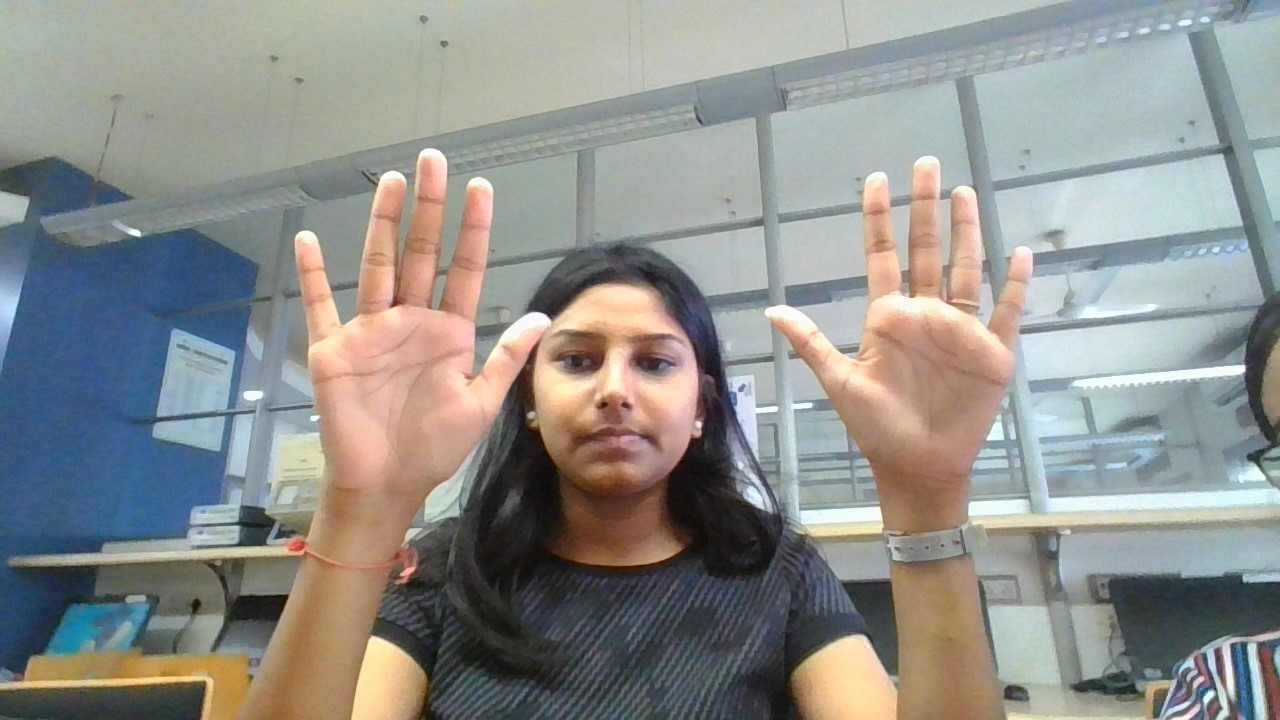
#> input picture Implementation/jpgtest.jpg, 1280 x 720 px; its folder holds only this picture in this run
$ python -i 'skin segmentation.py'   (imports and definitions only)
#> lines starting #> are read from the running program, lines starting #| are printed output that depends on the picture; after the words box and inside, x2 and y2 are one past the last pixel; in counts of white or black regions, pixels touching at a corner belong together
#> further down, picture is the input picture: shape (720, 1280, 3); mean B, G, R 140.3, 144.1, 143.3
import os
import glob
import cv2
import numpy as np
import imutils

#FUNCTION: return skin segmented images
def skin_segmentation(image):
    # define the upper and lower boundaries of the HSV pixel
    # intensities to be considered 'skin'
    lower = np.array([0, 48, 80], dtype = "uint8")
    upper = np.array([20, 255, 255], dtype = "uint8")

    # resize the frame, convert it to the HSV color space,
    # and determine the HSV pixel intensities that fall into
    # the speicifed upper and lower boundaries
    frame = imutils.resize(image, width = 400)
    converted = cv2.cvtColor(frame, cv2.COLOR_BGR2HSV)
#> converted: shape (225, 400, 3); mean H, S, V 65.9, 51.8, 157.9
    skinMask = cv2.inRange(converted, lower, upper)
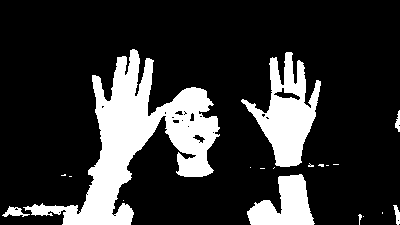
#> skinMask: shape (225, 400); 19.6% white; 19 white regions (12 under 20 px), largest, box (x1, y1, x2, y2) and area: (23, 49, 220, 225) 11148, (241, 52, 321, 167) 4085, (247, 174, 315, 225) 2063
    # apply a series of erosions and dilations to the mask
    # using an elliptical kernel
    kernel = cv2.getStructuringElement(cv2.MORPH_ELLIPSE, (11, 11))
    skinMask = cv2.erode(skinMask, kernel, iterations = 2)
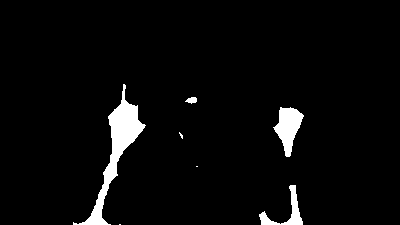
#> skinMask: shape (225, 400); 3.8% white; 7 white regions (3 under 20 px), largest, box (x1, y1, x2, y2) and area: (73, 84, 146, 225) 2059, (273, 107, 304, 157) 819, (259, 185, 303, 225) 478, (185, 97, 197, 104) 56
    skinMask = cv2.dilate(skinMask, kernel, iterations = 2)
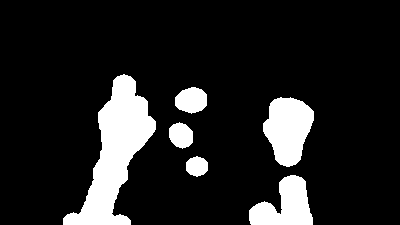
#> skinMask: shape (225, 400); 13.1% white; 6 white regions, box (x1, y1, x2, y2) and area: (63, 74, 156, 225) 5821, (263, 97, 314, 167) 2473, (249, 175, 313, 225) 1968, (175, 87, 207, 114) 658, (169, 122, 193, 149) 489, (186, 156, 208, 177) 354
    # blur the mask to help remove noise, then apply the
    # mask to the frame
    skinMask = cv2.GaussianBlur(skinMask, (3, 3), 0)
    skin = cv2.bitwise_and(frame, frame, mask = skinMask)
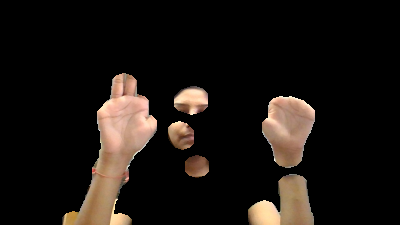
#> skin: shape (225, 400, 3); mean B, G, R 17.1, 21.3, 26.9
    # show the skin in the image along with the mask
    cv2.imshow("images", np.hstack([frame, skin]))
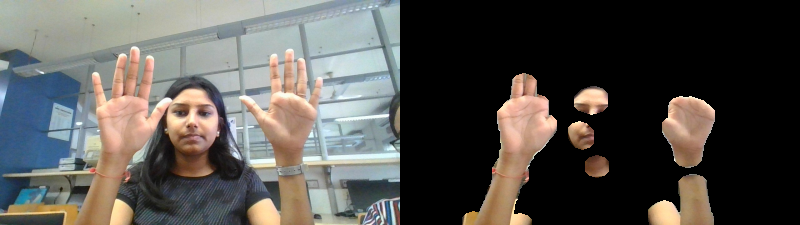
#> window 'images': shape (225, 800, 3); mean B, G, R 78.7, 82.7, 85.1
    return skin

# SAVE SEGMENTED IMAGES
import glob
all_imgs = set(glob.glob('all_images/*/*/*'))
# [1 line not run here, left out]

import os
#path = os.path('all_images\\original\\')

path_original = 'all_images/original'
path_skin_segmentation = 'all_images/segmented_image'

#FUNCTION: create directory if not existing
def create_dir(directory):
    if not os.path.exists(directory):
        os.makedirs(directory)
#make directory for segmented images
# [1 line not run here, left out]

#FUNCTION: get all subdirectories in a directory
def get_subdirectory(current_dir):
    return [os.path.basename(x[0]) for x in os.walk(current_dir)][1:]
#subdirectories in path_original
#print(get_subdirectory(path_original))

#FUNCTION: save image at path
def save_image(path, image):
    cv2.imwrite(path, image)

#apply skin segmentation on each image
# [9 lines not run here, left out]

>>> import cv2
>>> picture = cv2.imread('../Implementation/jpgtest.jpg')
>>> result = skin_segmentation(picture)
